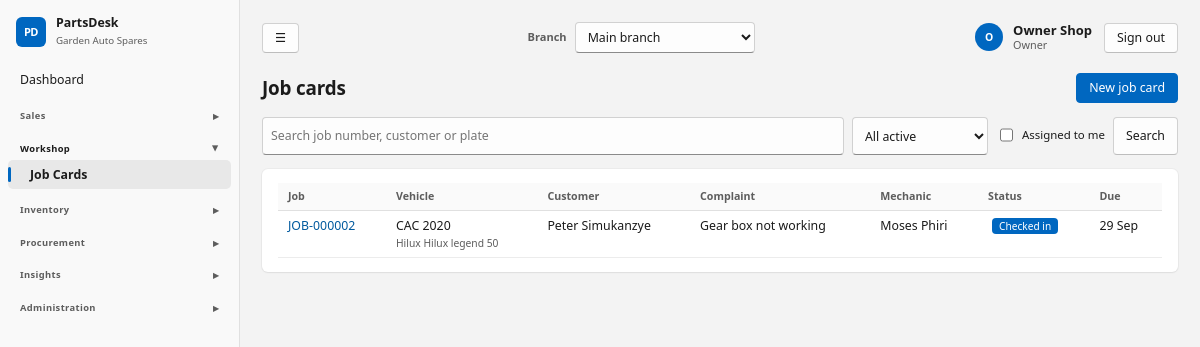
Screenshot of /workshop/ (signed in) with the database file from the repository.
### core/models.py (models this page shows, shortened)
class ShopSettings(TrackedModel):
    tenant = models.OneToOneField(Tenant, on_delete=models.CASCADE, related_name="settings")
    shop_name = models.CharField(max_length=120, default="My Spare Parts Shop")
    address = models.TextField(blank=True)
    phone = models.CharField(max_length=60, blank=True)
    email = models.EmailField(blank=True)
    tax_id = models.CharField("Tax / TPIN number", max_length=60, blank=True)
    currency_symbol = models.CharField(max_length=8, default="$")
    tax_name = models.CharField(max_length=20, default="VAT")
    tax_rate = models.DecimalField("Tax rate %", max_digits=5, decimal_places=2, default=Decimal("0"))
    prices_include_tax = models.BooleanField(default=True, help_text="Untick if prices are entered before tax.")
    counter_max_discount = models.DecimalField(
        "Max discount % for counter staff", max_digits=5, decimal_places=2, default=Decimal("10"),
        help_text="Managers and the owner can exceed this.")
    default_labour_rate = models.DecimalField("Default labour rate per hour", max_digits=10, decimal_places=2, default=Decimal("0"))
    invoice_footer = models.CharField(max_length=200, blank=True, default="Thank you for your business.")
    class Meta:
        verbose_name_plural = "shop settings"
    @classmethod
    def get(cls, tenant):
        obj, _ = cls.objects.get_or_create(tenant=tenant)
        return obj

class User(AbstractUser):
    class Role(models.TextChoices):
        OWNER = "owner", "Owner"
        MANAGER = "manager", "Manager"
        COUNTER = "counter", "Counter sales"
        MECHANIC = "mechanic", "Mechanic"
        STOREKEEPER = "storekeeper", "Storekeeper"
    role = models.CharField(max_length=20, choices=Role.choices, default=Role.COUNTER)
    tenant = models.ForeignKey(Tenant, null=True, blank=True, on_delete=models.PROTECT, related_name="users")
    branches = models.ManyToManyField(Branch, blank=True, related_name="staff")
    @property
    def display_name(self):
        return self.get_full_name() or self.username

### workshop/models.py (models this page shows, shortened)
class JobCard(TrackedModel):
    branch = models.ForeignKey(Branch, on_delete=models.PROTECT)
    class Status(models.TextChoices):
        OPEN = "open", "Checked in"
        DIAGNOSING = "diagnosing", "Diagnosing"
        AWAITING_PARTS = "awaiting_parts", "Awaiting parts"
        IN_PROGRESS = "in_progress", "In progress"
        READY = "ready", "Ready for pickup"
        INVOICED = "invoiced", "Invoiced"
        CANCELLED = "cancelled", "Cancelled"
    number = models.CharField(max_length=20)
    customer = models.ForeignKey(Customer, on_delete=models.PROTECT, related_name="jobs")
    vehicle = models.ForeignKey(CustomerVehicle, on_delete=models.PROTECT)
    status = models.CharField(max_length=20, choices=Status.choices, default=Status.OPEN)
    complaint = models.TextField("Customer's complaint / work requested")
    diagnosis = models.TextField("Diagnosis / work notes", blank=True)
    odometer = models.PositiveIntegerField("Odometer (km)", null=True, blank=True)
    assigned_to = models.ForeignKey(settings.AUTH_USER_MODEL, null=True, blank=True, on_delete=models.SET_NULL,
                                    related_name="assigned_jobs", verbose_name="Mechanic")
    promised_date = models.DateField(null=True, blank=True)
    invoice = models.OneToOneField(Sale, null=True, blank=True, on_delete=models.SET_NULL, related_name="job")
    created_by = models.ForeignKey(settings.AUTH_USER_MODEL, null=True, on_delete=models.SET_NULL, related_name="+")
    created_at = models.DateTimeField(default=timezone.now)
    updated_at = models.DateTimeField(auto_now=True)
    class Meta:
        ordering = ["-created_at"]
        constraints = [models.UniqueConstraint(fields=["branch", "number"], name="job_branch_number")]
    def get_absolute_url(self):
        return reverse("job_detail", args=[self.pk])

### sales/models.py (models this page shows, shortened)
class CustomerVehicle(TrackedModel):
    customer = models.ForeignKey(Customer, on_delete=models.CASCADE, related_name="vehicles")
    reg_number = models.CharField("Registration / plate", max_length=20)
    make = models.CharField(max_length=60)
    model = models.CharField(max_length=60)
    year = models.PositiveSmallIntegerField(null=True, blank=True)
    engine = models.CharField(max_length=60, blank=True)
    vin = models.CharField("VIN / chassis no.", max_length=40, blank=True)
    notes = models.CharField(max_length=200, blank=True)
    class Meta:
        ordering = ["reg_number"]

class Customer(TrackedModel):
    tenant = models.ForeignKey(Tenant, on_delete=models.PROTECT)
    class Type(models.TextChoices):
        RETAIL = "retail", "Retail"
        TRADE = "trade", "Trade (garage / mechanic)"
    name = models.CharField(max_length=120)
    phone = models.CharField(max_length=60, blank=True)
    email = models.EmailField(blank=True)
    address = models.TextField(blank=True)
    customer_type = models.CharField(max_length=10, choices=Type.choices, default=Type.RETAIL)
    credit_limit = models.DecimalField(max_digits=12, decimal_places=2, default=Decimal("0"),
                                       help_text="0 = no credit. Above 0 lets them buy on account up to this amount.")
    notes = models.TextField(blank=True)
    is_active = models.BooleanField(default=True)
    created_at = models.DateTimeField(auto_now_add=True)
    class Meta:
        ordering = ["name"]

### workshop/views.py (the view)
# urls.py: path("", views.job_list, name="job_list"),
@role_required(FRONT)
def job_list(request):
    g = request.GET
    qs = JobCard.objects.filter(branch=request.branch).select_related("customer", "vehicle", "assigned_to")
    status = g.get("status", "active")
    if status == "active":
        qs = qs.exclude(status__in=[S.INVOICED, S.CANCELLED])
    elif status in S.values:
        qs = qs.filter(status=status)
    if g.get("mine"):
        qs = qs.filter(assigned_to=request.user)
    for t in g.get("q", "").split():
        qs = qs.filter(Q(number__icontains=t) | Q(customer__name__icontains=t) | Q(vehicle__reg_number__icontains=t))
    counts = dict(JobCard.objects.filter(branch=request.branch).exclude(status__in=[S.INVOICED, S.CANCELLED]).values_list("status").annotate(n=Count("id")))
    return render(request, "workshop/job_list.html", {
        "page_title": "Job cards", "jobs": qs[:200], "g": g, "status": status, "counts": counts,
        "statuses": [c for c in S.choices if c[0] not in ("invoiced", "cancelled")]})

### core/audit.py (called while the page is built)
@contextmanager
def audit_context(**values):
    token = _current.set(dict(_current.get(), **values))
    try:
        yield
    finally:
        _current.reset(token)

def metadata(request):
    try:
        address = str(ip_address(request.META.get('REMOTE_ADDR', '')))
    except ValueError:
        address = None
    match = request.resolver_match
    return dict(request_id=request.audit_request_id, ip_address=address,
                route=(match.view_name if match else 'unmatched')[:100], method=request.method[:10])

### core/models.py (called while the page is built)
    def save(self, *args, **kwargs):
        if not self._state.adding:
            raise ValueError("Audit records cannot be edited.")
        return super().save(*args, **kwargs)

### core/navigation.py (called while the page is built)
def page_back_link(request):
    if request is None or not request.user.is_authenticated:
        return None
    match = request.resolver_match
    name = match.url_name if match else None
    if name == 'dashboard':
        return None
    kwargs = {}
    if name == 'vehicle_create':
        if 'pk' in match.kwargs:
            target, label = 'customer_detail', 'Back to customer'
            kwargs = {'pk': match.kwargs['pk']}
        else:
            target, label = 'vehicle_list', 'Back to vehicles'
    elif name in RECORD_PARENTS:
        target, label = RECORD_PARENTS[name]
        kwargs = {'pk': match.kwargs['pk']}
    else:
        if name not in PARENTS:
            return None
        target, label = PARENTS[name]
    return {'url': reverse(target, kwargs=kwargs), 'label': label}

### core/permissions.py (called while the page is built)
def role_required(roles=None):
    def decorator(view):
        @wraps(view)
        def wrapper(request, *args, **kwargs):
            if not request.user.is_authenticated:
                return redirect_to_login(request.get_full_path())
            require_branch(request)
            if roles is not None and request.user.role not in roles:
                raise PermissionDenied
            return view(request, *args, **kwargs)
        return wrapper
    return decorator

### core/templatetags/ui.py (called while the page is built)
@register.filter
def status_class(value):
    return "b-" + STATUS_CLASSES.get(str(value), "muted")

@register.simple_tag(takes_context=True)
def page_back_link(context):
    from core.navigation import page_back_link as destination
    return destination(context.get("request"))

### core/tenancy.py (called while the page is built)
def require_branch(request):
    if request.branch is None:
        raise PermissionDenied("No active branch is assigned to your account.")
    return request.branch

### templates/workshop/job_list.html (shortened to what this page needs)
{% extends "base.html" %}{% load ui %}
{% block actions %}<a class="btn primary" href="{% url 'job_create' %}">New job card</a>{% endblock %}
{% block content %}
<form class="filters" method="get">
  <input type="search" name="q" value="{{ g.q }}" placeholder="Search job number, customer or plate">
  <select name="status" onchange="this.form.submit()"><option value="active" {% if status == "active" %}selected{% endif %}>All active</option></select>
  <label style="display:flex;align-items:center;gap:6px;font-weight:400"><input type="checkbox" name="mine" value="1" {% if g.mine %}checked{% endif %} onchange="this.form.submit()"> Assigned to me</label>
  <button class="btn">Search</button>
</form>
<section class="card"><div class="tablewrap"><table><thead><tr><th>Job</th><th>Vehicle</th><th>Customer</th><th>Complaint</th><th>Mechanic</th><th>Status</th><th>Due</th></tr></thead><tbody>
{% for j in jobs %}<tr><td><a href="{{ j.get_absolute_url }}">{{ j.number }}</a></td><td>{{ j.vehicle.reg_number }}<br><small>{{ j.vehicle.make }} {{ j.vehicle.model }}</small></td><td>{{ j.customer.name }}</td><td>{{ j.complaint|truncatechars:40 }}</td><td>{{ j.assigned_to.display_name|default:"Unassigned" }}</td><td><span class="badge {{ j.status|status_class }}">{{ j.get_status_display }}</span></td><td>{{ j.promised_date|date:"j M"|default:"—" }}</td></tr>
{% empty %}<tr><td colspan="7" class="empty">No job cards here. <a href="{% url 'job_create' %}">Open one</a>.</td></tr>{% endfor %}</tbody></table></div></section>
{% endblock %}

### templates/base.html (shortened to what this page needs)
{% load static ui %}<!doctype html>
<html lang="en">
<head>
<link rel="stylesheet" href="{% static 'css/app.css' %}">
</head>
<body data-print-log-url="{% url 'log_print_request' %}" {% if auto_print %}data-autoprint="1"{% endif %}>
<div class="app">
  <aside class="side no-print">
    <div class="brand"><span class="brand-mark">PD</span><div><strong>PartsDesk</strong><small>{{ shop.shop_name }}</small></div></div>
    <nav>{% for g in nav %}{% if g.title %}<details class="nav-group" {% if g.open %}open{% endif %}><summary>{{ g.title }}</summary>{% for item in g.items %}<a href="{{ item.url }}" class="{% if item.active %}on{% endif %}">{{ item.label }}</a>{% endfor %}</details>{% else %}{% for item in g.items %}<a href="{{ item.url }}" class="{% if item.active %}on{% endif %}">{{ item.label }}</a>{% endfor %}{% endif %}{% endfor %}</nav>
  </aside>
  <main class="main">
    <div class="topbar no-print">
      <button type="button" class="btn nav-toggle" id="nav-toggle" aria-label="Toggle menu" title="Show/hide menu">&#9776;</button>
      {% if branches %}<form method="post" action="{% url 'switch_branch' %}" class="branch-switch">{% csrf_token %}
        <label for="branch-select">Branch</label>
        <select id="branch-select" name="branch_id" onchange="this.form.submit()">{% for b in branches %}<option value="{{ b.pk }}" {% if b.pk == active_branch.pk %}selected{% endif %}>{{ b.name }}</option>{% endfor %}</select>
        <noscript><button type="submit">Switch</button></noscript></form>{% endif %}
      <div class="topbar-user"><a href="{% url 'profile' %}" class="user-chip"><span class="avatar">{{ user.display_name|slice:":1"|upper }}</span><span><strong>{{ user.display_name }}</strong><small>{{ user.get_role_display }}</small></span></a>
        <form method="post" action="{% url 'logout' %}">{% csrf_token %}<button type="submit" class="btn">Sign out</button></form></div>
    </div>
    <header class="top"><h1>{% block page_heading %}{{ page_title }}{% endblock %}</h1><div class="actions">{% page_back_link as back %}{% block actions %}{% endblock %}</div></header>
    {% block content %}{% endblock %}
  </main>
</div>
</body>
</html>

### rows the page displays
ShopSettings: shop_name "Garden Auto Spares"
User: display_name "O", display_name "Owner Shop", role "Owner"
JobCard: number "JOB-000002", vehicle.reg_number "CAC 2020", vehicle.make "Hilux", vehicle.model "Hilux legend 50", customer.name "Peter Simukanzye", complaint "Gear box not working", assigned_to.display_name "Moses Phiri", status "Checked in", promised_date "29 Sep"

### other values shown
{{ item.label }} "Dashboard"
{{ g.title }} "Sales" "Workshop" "Inventory" "Procurement" "Insights" "Administration"
{{ item.label }} "Job Cards"
{{ page_title }} "Job cards"
form field branch_id "Main branch"
